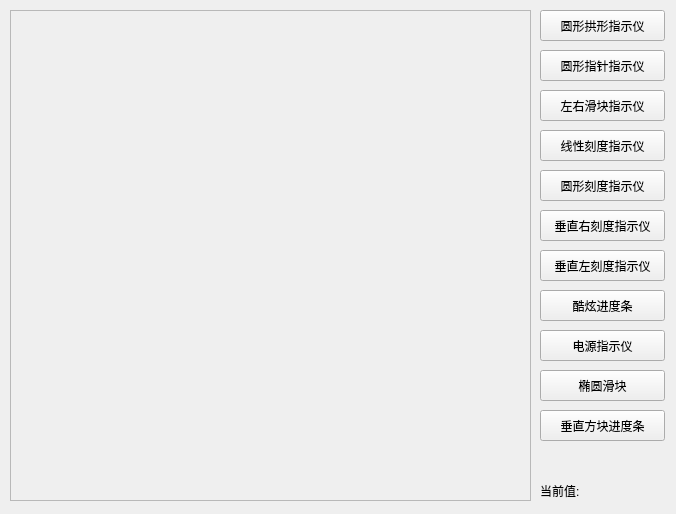
<?xml version="1.0" encoding="UTF-8"?>
<ui version="4.0">
 <class>frmMain</class>
 <widget class="QWidget" name="frmMain">
  <property name="geometry">
   <rect>
    <x>0</x>
    <y>0</y>
    <width>676</width>
    <height>514</height>
   </rect>
  </property>
  <property name="windowTitle">
   <string>精美控件演示(来源:QTCN社区 整理:刘典武)</string>
  </property>
  <widget class="QPushButton" name="btnGauge1">
   <property name="geometry">
    <rect>
     <x>540</x>
     <y>10</y>
     <width>125</width>
     <height>31</height>
    </rect>
   </property>
   <property name="cursor">
    <cursorShape>PointingHandCursor</cursorShape>
   </property>
   <property name="text">
    <string>圆形拱形指示仪</string>
   </property>
  </widget>
  <widget class="QFrame" name="fm">
   <property name="geometry">
    <rect>
     <x>10</x>
     <y>10</y>
     <width>521</width>
     <height>491</height>
    </rect>
   </property>
   <property name="frameShape">
    <enum>QFrame::StyledPanel</enum>
   </property>
   <property name="frameShadow">
    <enum>QFrame::Raised</enum>
   </property>
  </widget>
  <widget class="QPushButton" name="btnGauge2">
   <property name="geometry">
    <rect>
     <x>540</x>
     <y>50</y>
     <width>125</width>
     <height>31</height>
    </rect>
   </property>
   <property name="cursor">
    <cursorShape>PointingHandCursor</cursorShape>
   </property>
   <property name="text">
    <string>圆形指针指示仪</string>
   </property>
  </widget>
  <widget class="QLabel" name="labValue">
   <property name="geometry">
    <rect>
     <x>540</x>
     <y>480</y>
     <width>131</width>
     <height>21</height>
    </rect>
   </property>
   <property name="styleSheet">
    <string notr="true"/>
   </property>
   <property name="text">
    <string>当前值:</string>
   </property>
  </widget>
  <widget class="QPushButton" name="btnGauge3">
   <property name="geometry">
    <rect>
     <x>540</x>
     <y>90</y>
     <width>125</width>
     <height>31</height>
    </rect>
   </property>
   <property name="cursor">
    <cursorShape>PointingHandCursor</cursorShape>
   </property>
   <property name="text">
    <string>左右滑块指示仪</string>
   </property>
  </widget>
  <widget class="QPushButton" name="btnGauge4">
   <property name="geometry">
    <rect>
     <x>540</x>
     <y>130</y>
     <width>125</width>
     <height>31</height>
    </rect>
   </property>
   <property name="cursor">
    <cursorShape>PointingHandCursor</cursorShape>
   </property>
   <property name="text">
    <string>线性刻度指示仪</string>
   </property>
  </widget>
  <widget class="QPushButton" name="btnGauge5">
   <property name="geometry">
    <rect>
     <x>540</x>
     <y>170</y>
     <width>125</width>
     <height>31</height>
    </rect>
   </property>
   <property name="cursor">
    <cursorShape>PointingHandCursor</cursorShape>
   </property>
   <property name="text">
    <string>圆形刻度指示仪</string>
   </property>
  </widget>
  <widget class="QPushButton" name="btnGauge6">
   <property name="geometry">
    <rect>
     <x>540</x>
     <y>210</y>
     <width>125</width>
     <height>31</height>
    </rect>
   </property>
   <property name="cursor">
    <cursorShape>PointingHandCursor</cursorShape>
   </property>
   <property name="text">
    <string>垂直右刻度指示仪</string>
   </property>
  </widget>
  <widget class="QPushButton" name="btnProgressBar">
   <property name="geometry">
    <rect>
     <x>540</x>
     <y>290</y>
     <width>125</width>
     <height>31</height>
    </rect>
   </property>
   <property name="cursor">
    <cursorShape>PointingHandCursor</cursorShape>
   </property>
   <property name="text">
    <string>酷炫进度条</string>
   </property>
  </widget>
  <widget class="QPushButton" name="btnGauge7">
   <property name="geometry">
    <rect>
     <x>540</x>
     <y>250</y>
     <width>125</width>
     <height>31</height>
    </rect>
   </property>
   <property name="cursor">
    <cursorShape>PointingHandCursor</cursorShape>
   </property>
   <property name="text">
    <string>垂直左刻度指示仪</string>
   </property>
  </widget>
  <widget class="QPushButton" name="btnBattery">
   <property name="geometry">
    <rect>
     <x>540</x>
     <y>330</y>
     <width>125</width>
     <height>31</height>
    </rect>
   </property>
   <property name="cursor">
    <cursorShape>PointingHandCursor</cursorShape>
   </property>
   <property name="text">
    <string>电源指示仪</string>
   </property>
  </widget>
  <widget class="QPushButton" name="btnCoolBar">
   <property name="geometry">
    <rect>
     <x>540</x>
     <y>370</y>
     <width>125</width>
     <height>31</height>
    </rect>
   </property>
   <property name="cursor">
    <cursorShape>PointingHandCursor</cursorShape>
   </property>
   <property name="text">
    <string>椭圆滑块</string>
   </property>
  </widget>
  <widget class="QPushButton" name="btnIndicator">
   <property name="geometry">
    <rect>
     <x>540</x>
     <y>410</y>
     <width>125</width>
     <height>31</height>
    </rect>
   </property>
   <property name="cursor">
    <cursorShape>PointingHandCursor</cursorShape>
   </property>
   <property name="text">
    <string>垂直方块进度条</string>
   </property>
  </widget>
 </widget>
 <layoutdefault spacing="6" margin="11"/>
 <resources/>
 <connections/>
</ui>
